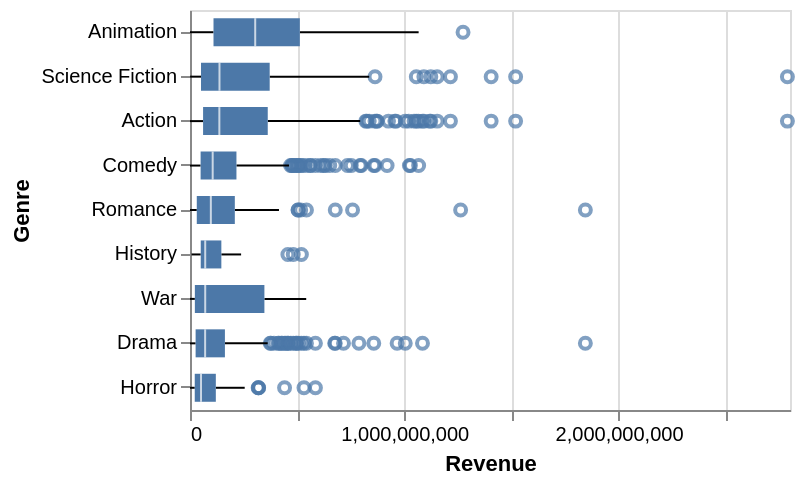

Notebook source saved alongside this figure:
### Markdown cell above
<div class="alert alert-info" style="color:black">

### Question 3.1
rubric={viz:1,accuracy:1}

<h4>Python</h4>
<p>Lots of interesting variation in the histograms above! I wonder if some of it can be explained by movie genre or which studio made the film… This could be valuable information for Bestify™ so let’s find out!</p>
<p>We’ll start with the movie genres. If you look at the data frame, you can see that each film has multiple genres in a list. This is not ideal and mean we must make a decision if we are counting the film once per genre or once overall. Since we have no information about which is the main genres, I suggest we go ahead and count it once per genre. In order to do this we need to replicate each row once per genre in the genres column. Luckily there is a pandas method called <code>explode</code> for exactly this. I have already done the necessary wrangling here, but please view the df so that you understand what happens and <a href="https://pandas.pydata.org/pandas-docs/stable/reference/api/pandas.DataFrame.explode.html">check out pandas doc for a simpler example</a>.</p>
<ol>
<li>Use this new dataframe and create multiple boxplots inside a single figure by have genres on the y-axis and revenue on the x axis.</li>
<li>Boxplots can only be sorted by passing an explicit list of the sort column, in this case the genres. I want you to sort the genres by median revenue, so that the median lines of the box plot are nicely sorted. I have given you a skeleton below where you can fill in the blanks, but you are also free to do it your own way. In the en you need a list that you can pass to <code>sort</code> inside <code>alt.Y()</code>.</li>
</ol>
<p>Once you have made the boxplot, you will see some interesting outliers. Remember that you can view what films these are by setting <code>tooltip='title'</code>, enjoy exploring!</p>
    
</div>

### Code cell
# Uncomment and run these lines
boom_genres = movies.explode('genres')
## Sorting by revenue because it is all about the money, money, money...
genres_by_revenue = boom_genres.groupby('genres')['revenue'].median().sort_values(ascending=False).index.tolist()
# YOUR ANSWER GOES HERE 
alt.Chart(boom_genres).mark_boxplot().encode(
    y=alt.Y('genres:N',sort=genres_by_revenue,title='Genre'),
    x=alt.X('revenue:Q',title='Revenue')
).properties(height=200)

### Figure 1 — Vega-Lite specification as saved in the notebook (floating-point values rounded to 4 significant figures; data arrays with more than 128 entries replaced by an {"elided": "..."} marker saying what was removed)
{"$schema": "https://vega.github.io/schema/vega-lite/v5.20.1.json", "config": {"view": {"continuousHeight": 300, "continuousWidth": 300}}, "data": {"name": "data-c46e0ed7b3e06c814ec50bea566bb73a"}, "datasets": {"data-c46e0ed7b3e06c814ec50bea566bb73a": {"elided": "1669 records"}}, "encoding": {"x": {"field": "revenue", "title": "Revenue", "type": "quantitative"}, "y": {"field": "genres", "sort": ["Animation", "Science Fiction", "Action", "Comedy", "Romance", "History", "War", "Drama", "Horror"], "title": "Genre", "type": "nominal"}}, "height": 200, "mark": {"type": "boxplot"}}
